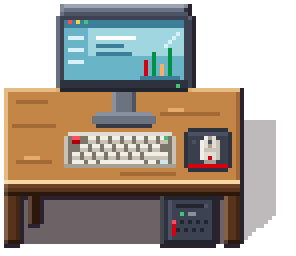
#> input picture pixel-art/sprites/desk/desk_front.png, 74 x 64 px, found by its file name (shown 4 times larger)
$ python filing.py
#> lines starting #> are read from the running program, lines starting #| are printed output that depends on the picture
### skill-pack/pixel-art-2d-office/scripts/kit.py
"""Shared sprite kit for the Gastron virtual office — 32px grid, top-down 3/4 view (not isometric).

Style contract (every sprite follows this):
  * camera looks down at ~3/4: objects show a lit TOP face and a darker FRONT face
  * light comes from the top-left; 1px dark outline (OL) around every silhouette
  * v2 (after ko.dll): dark outline only on the shade side; long sheared cast shadow to the right
  * 4-step colour ramps: [highlight, base, shade, deep]
"""
from pathlib import Path

import numpy as np
from PIL import Image

GRID = 32

# ------------------------------------------------------------- palette ----
OL = "#2b2230"
SHADOW = (40, 24, 30)
WOOD = ["#e2ad6c", "#c38646", "#a46a36", "#7a4a26"]          # desk top (lit plane, kept bright)
LIP = "#f6d8a4"                                              # cream highlight on the edge that faces the light
WOOD_F = ["#6e4226", "#58331c", "#432514", "#2c170b"]        # front faces: much darker than the top
METAL = ["#8a919e", "#6b7280", "#4f5562", "#363a44"]
PLASTIC = ["#4e5466", "#3d4252", "#2e323e", "#22252e"]       # monitor bezel, chair
FABRIC = ["#5a6072", "#474c5c", "#383c49", "#2a2d37"]        # chair cushion
SCREEN = ["#d7f1f6", "#9fd6e0", "#6ab4c8", "#3d7f98"]
KEY = ["#f2efe8", "#e2ddd2", "#c9c3b6", "#a8a193"]
RED = ["#ff4d5a", "#D70010", "#a8000c", "#78000a"]           # Gastron CI red
GREEN = ["#3fc47a", "#009143", "#006e33", "#004d24"]          # Gastron CI green
FLOOR = ["#d6bb90", "#ccb087", "#c3a67c", "#a98c64"]         # preview background only


def hx(c):
    return c if isinstance(c, tuple) else tuple(int(c[i:i + 2], 16) for i in (1, 3, 5))


class Sprite:
    """Transparent pixel canvas with helpers. Draw, then .finish() adds outline + shadow."""

    def __init__(self, w, h):
        self.w, self.h = w, h
        self.a = np.zeros((h, w, 4), np.uint8)
        self.casts = []                                           # floor footprints that throw shadow

    def cast(self, x0, y0, x1, y1, height):
        """Register a floor footprint (screen rect where the object meets the floor) and the
        object's height above it. finish() sweeps it toward the upper-right (light from the
        front-left) — so a long desk throws a long shadow along its whole depth."""
        self.casts.append((x0, y0, x1, y1, height))

    # ---- primitives
    def px(self, x, y, c):
        if 0 <= x < self.w and 0 <= y < self.h:
            self.a[int(y), int(x)] = list(hx(c)[:3]) + [255]

    def rect(self, x0, y0, x1, y1, c):
        """Filled rect, x1/y1 exclusive."""
        x0, y0, x1, y1 = max(0, x0), max(0, y0), min(self.w, x1), min(self.h, y1)
        if x1 > x0 and y1 > y0:
            self.a[y0:y1, x0:x1] = list(hx(c)[:3]) + [255]

    def hline(self, x0, x1, y, c):
        self.rect(x0, y, x1, y + 1, c)

    def vline(self, x, y0, y1, c):
        self.rect(x, y0, x + 1, y1, c)

    # [31 lines left out: functions rrect, disc, paste, not called in this run]

    # ---- finishing
    def finish(self, outline=True, shadow=True, shear=0.6, max_shift=14, rim=0.16, full_outline=False):
        """v2 finishing pass (style study of ko.dll's desk):
        * SELECTIVE OUTLINE — dark OL only on the bottom / right edges (the shade side);
          the top / left edges facing the light get no dark line, just a lightened rim pixel.
        * LONG CAST SHADOW — the silhouette sheared to the right in proportion to its height
          above the floor line (light from the upper-left), flat semi-transparent colour.
          The canvas grows to the right by up to `max_shift` px to hold it; the object itself
          keeps its position, so anchor sprites by their top-left / object bottom as before.
        """
        m = self.a[..., 3] == 255
        if outline:
            up = np.zeros_like(m); up[1:, :] = m[:-1, :]          # inside pixel directly above
            dn = np.zeros_like(m); dn[:-1, :] = m[1:, :]          # inside pixel directly below
            lf = np.zeros_like(m); lf[:, 1:] = m[:, :-1]
            rt = np.zeros_like(m); rt[:, :-1] = m[:, 1:]
            ring = (up | dn | lf | rt) & ~m
            lit_side = ring & (dn | rt) & ~(up | lf)              # sits above / left of the shape
            if rim:                                               # brighten the shape's lit edge instead
                edge = m & (~np.roll(m, 1, 0) | ~np.roll(m, 1, 1))
                edge[0, :] |= m[0, :]
                edge[:, 0] |= m[:, 0]
                rgb = self.a[edge, :3].astype(float)
                self.a[edge, :3] = (rgb + (255 - rgb) * rim).astype(np.uint8)
            self.a[ring if full_outline else ring & ~lit_side] = list(hx(OL)) + [255]
            m = self.a[..., 3] == 255
        if shadow and self.casts:
            kx, ky = shear, shear * 0.75
            pad = int(max(h for *_, h in self.casts) * kx) + 1
            big = np.zeros((self.h, self.w + pad, 4), np.uint8)
            big[:, :self.w] = self.a
            sh = np.zeros(big.shape[:2], bool)
            for x0, y0, x1, y1, hgt in self.casts:
                for t in range(hgt + 1):                          # sweep the footprint up to the object's height
                    dx, dy = int(round(t * kx)), int(round(t * ky))
                    ya, yb = max(0, y0 - dy), max(0, y1 - dy)
                    sh[ya:yb, max(0, x0 + dx):x1 + dx] = True
            sh &= big[..., 3] == 0
            big[sh] = list(SHADOW) + [int(255 * 0.30)]
            self.a, self.w = big, self.w + pad
        elif shadow:
            rows = np.where(m.any(axis=1))[0]
            floor = rows.max() if len(rows) else self.h - 1
            pad = max_shift
            big = np.zeros((self.h, self.w + pad, 4), np.uint8)
            big[:, :self.w] = self.a
            mb = np.zeros((self.h, self.w + pad), bool)
            mb[:, :self.w] = m
            sh = np.zeros_like(mb)
            for y in range(self.h):
                k = int(round((floor - y) * shear))
                if k > max_shift:                                 # tall parts (monitor, bottle) would
                    continue                                      # throw shadow onto thin air: cut it off
                if k > 0:
                    sh[y, k:] = mb[y, :-k]
                elif k == 0:
                    sh[y] = mb[y]
            sh &= big[..., 3] == 0
            big[sh] = list(SHADOW) + [int(255 * 0.30)]
            self.a, self.w = big, self.w + pad
        return self

    # [8 lines left out: function wall_shadow, not called in this run]

    def image(self):
        return Image.fromarray(self.a, "RGBA")

    # [4 lines left out: function save, not called in this run]


def floor_bg(w, h):
    """Wood-plank floor tile used only behind previews, so the sprite is judged in context."""
    bg = np.zeros((h, w, 4), np.uint8)
    for row, y in enumerate(range(0, h, 8)):
        x = -((row * 13) % 24)
        while x < w:
            ln = 24 + ((x * 7 + row * 11) % 3) * 8
            c = hx(FLOOR[(x + row) % 3])
            bg[y:y + 7, max(0, x):max(0, min(w, x + ln - 1))] = list(c) + [255]
            bg[y:y + 7, max(0, min(w, x + ln - 1)):max(0, min(w, x + ln))] = list(hx(FLOOR[3])) + [255]
            x += ln
        bg[min(h, y + 7):min(h, y + 8), :] = list(hx(FLOOR[3])) + [255]
    return Image.fromarray(bg, "RGBA")


# [29 lines left out: function preview, not called in this run]

### skill-pack/pixel-art-2d-office/scripts/filing.py
"""Sprite 10 — 4-drawer steel filing cabinet, 4 directions. Steep top-down camera, desk scale
(45 cm wide = 22 px, 60 cm deep = 19 px top face, 130 cm tall = 26 px front).

Top-down cues: big lit top with an in-tray of papers + a stapler on it; each drawer front has a
lit top lip; the 2nd drawer is pulled OUT, so we look down into it and see the hanging-folder tabs.

Direction = the way the DRAWERS face:
  filing_front.png  28x52  drawer fronts face the viewer
  filing_back.png   28x52  plain back panel
  filing_left.png   36x48  drawers face left (west): side panel, the open drawer pokes out west
  filing_right.png  36x48  drawers face right (east)
Anchor by the bottom-centre. Outputs in ./filing/ + filing-preview.png (desk for scale)
"""
from pathlib import Path

from PIL import Image

from kit import GREEN, PLASTIC, RED, Sprite, floor_bg

OUT = Path(__file__).parent / "filing"
OUT.mkdir(exist_ok=True)
STEEL = ["#e3e7ec", "#c4cad3", "#a3abb7", "#7e8693", "#5d6470"]
CHROME = ["#ffffff", "#c9ced6", "#7d8590"]
TABS = ["#f6d04d", RED[1], "#3f7fc8", GREEN[1], "#f59ab0"]


def in_tray(s, x, y):
    """Desk tray with paper (seen from above) + a stapler beside it."""
    s.rect(x, y, x + 10, y + 7, "#3a3e4b")
    s.rect(x + 1, y + 1, x + 9, y + 6, "#f4f1ea")
    s.hline(x + 1, x + 9, y + 1, "#ffffff")
    for k in (3, 5):
        s.hline(x + 2, x + 7, y + k, "#c9c4b8")
    s.rect(x, y + 7, x + 10, y + 8, "#262a35")                 # tray lip
    s.rect(x + 12, y + 2, x + 15, y + 7, RED[1])              # stapler
    s.vline(x + 12, y + 2, y + 7, RED[0])
    s.px(x + 13, y + 3, "#ffffff")


def top_face(s, x0, x1, y0, y1, tray_at):
    s.rect(x0, y0, x1, y1, STEEL[0])
    s.hline(x0, x1, y0, "#ffffff")
    s.vline(x0, y0, y1, "#ffffff")
    s.vline(x1 - 1, y0 + 1, y1, STEEL[1])
    s.hline(x0, x1, y1 - 1, "#ffffff")                        # near edge catches the light
    if tray_at:
        in_tray(s, *tray_at)


def handle(s, cx, y):
    s.rect(cx - 2, y - 2, cx + 2, y, "#f4f1ea")               # label card holder
    s.hline(cx - 2, cx + 2, y - 2, STEEL[3])
    s.rect(cx - 3, y + 1, cx + 3, y + 2, CHROME[1])           # pull handle
    s.hline(cx - 3, cx + 3, y + 2, CHROME[2])


# ================================================================ front ===
X0, X1 = 2, 24
TOP0, TOP1 = 4, 23
FR1 = 49
DRAWERS = [23, 29, 35, 41]                                    # drawer tops; each 6 px tall


def draw_front():
    s = Sprite(28, 52)
    s.rect(X0, TOP1, X1, FR1, STEEL[2])                       # cabinet front (vertical, in shade)
    s.vline(X0, TOP1, FR1, STEEL[1])
    s.vline(X1 - 1, TOP1, FR1, STEEL[4])
    s.rect(X0 + 1, FR1 - 2, X1 - 1, FR1, STEEL[4])            # plinth
    cx = (X0 + X1) // 2
    for i, y in enumerate(DRAWERS):
        if i == 1:
            continue
        s.hline(X0 + 1, X1 - 1, y, STEEL[1])                  # drawer's lit top lip
        s.hline(X0 + 1, X1 - 1, y + 5, STEEL[3])              # gap under it
        handle(s, cx, y + 3)
    top_face(s, X0, X1, TOP0, TOP1, (X0 + 2, TOP0 + 4))
    # the open drawer: pulled 6 px toward us — top (folders, seen from above) + its own front
    y = DRAWERS[1]
    s.rect(X0 + 1, y, X1 - 1, y + 6, STEEL[3])                # dark slot behind it
    s.rect(X0 + 1, y + 1, X1 - 1, y + 7, STEEL[4])            # drawer side walls / inside
    s.rect(X0 + 2, y + 1, X1 - 2, y + 7, "#e8e2d4")           # hanging folders, top view
    for k, tx in enumerate(range(X0 + 3, X1 - 3, 3)):
        s.vline(tx, y + 1, y + 7, "#c9c4b8")                  # folder edges
        s.rect(tx, y + 1 + (k % 2), tx + 2, y + 2 + (k % 2), TABS[k % len(TABS)])  # tabs
    s.rect(X0, y + 7, X1, y + 13, STEEL[1])                   # open drawer front (nearer -> lower)
    s.hline(X0, X1, y + 7, STEEL[0])                          # its lit top lip
    s.hline(X0, X1, y + 12, STEEL[4])
    handle(s, cx, y + 10)
    s.cast(X0, TOP0 + (FR1 - TOP1), X1, FR1, FR1 - TOP1)
    return s.finish()


def draw_back():
    s = Sprite(28, 52)
    s.rect(X0, TOP1, X1, FR1, STEEL[2])
    s.vline(X0, TOP1, FR1, STEEL[1])
    s.vline(X1 - 1, TOP1, FR1, STEEL[4])
    for y in range(TOP1 + 4, FR1 - 4, 5):                     # pressed stiffening ribs
        s.hline(X0 + 3, X1 - 3, y, STEEL[3])
    s.rect(X0 + 1, FR1 - 2, X1 - 1, FR1, STEEL[4])
    s.rect(X1 - 9, TOP1 + 3, X1 - 3, TOP1 + 7, "#f4f1ea")     # spec sticker
    s.px(X1 - 8, TOP1 + 4, RED[1])
    top_face(s, X0, X1, TOP0, TOP1, (X1 - 18, TOP0 + 4))
    s.cast(X0, TOP0 + (FR1 - TOP1), X1, FR1, FR1 - TOP1)
    return s.finish()


# ================================================================= side ===
SX0, SX1 = 5, 31                                              # 26 px: the cabinet depth (room either side for the open drawer)
STOP0, STOP1 = 4, 22                                          # 18 px: its width x0.8
SFR1 = 48


def draw_side(drawers_east):
#> called with drawers_east = False
    s = Sprite(36, 48)
    X = (lambda a, b: (a, b)) if drawers_east else (lambda a, b: (SX0 + SX1 - b, SX0 + SX1 - a))
    s.rect(SX0, STOP1, SX1, SFR1, STEEL[2])                   # side panel
    s.vline(SX0, STOP1, SFR1, STEEL[1])
    s.vline(SX1 - 1, STOP1, SFR1, STEEL[4])
    pa, pb = X(SX0 + 4, SX1 - 8)
    for y in range(STOP1 + 5, SFR1 - 4, 7):                   # pressed panel lines
        s.hline(pa, pb, y, STEEL[3])
    s.rect(SX0 + 1, SFR1 - 2, SX1 - 1, SFR1, STEEL[4])
    ea, eb = X(SX1 - 2, SX1)                                  # drawer fronts seen edge-on
    s.rect(ea, STOP1, eb, SFR1 - 2, STEEL[1])
    for y in DRAWERS[2:] + [DRAWERS[0]]:
        s.hline(ea, eb, y - 1, STEEL[4])
    top_face(s, SX0, SX1, STOP0, STOP1, None)
    ta = X(SX0 + 5, SX0 + 15)[0]
    in_tray(s, ta, STOP0 + 5)
    # open drawer sticking out of the drawer side
    oa, ob = X(SX1, SX1 + 4)
    s.rect(oa, 28, ob, 30, "#e8e2d4")                         # folders seen from above
    for k, x in enumerate(range(oa, ob)):
        s.px(x, 28, TABS[k % len(TABS)])
    s.rect(oa, 30, ob, 35, STEEL[1])                          # drawer side wall
    s.hline(oa, ob, 30, STEEL[0])
    s.hline(oa, ob, 34, STEEL[4])
    s.cast(SX0, STOP0 + (SFR1 - STOP1), SX1, SFR1, SFR1 - STOP1)
    return s.finish()


if __name__ == "__main__":
    views = {"front": draw_front(), "back": draw_back(), "left": draw_side(False), "right": draw_side(True)}
    for k, v in views.items():
        v.image().save(OUT / f"filing_{k}.png")
#> this loop made 4 passes
#> pass 1, `v.image().save(OUT / f"filing_{k}.png")`:
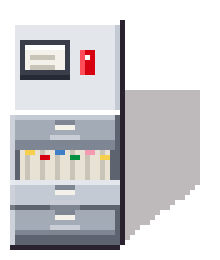
#> saved as filing_front.png: PIL image 44x52 RGBA (shown 5 times larger); mean R, G, B, A 89.2, 86.6, 90.1, 130; transparent parts drawn white
#> pass 2, `v.image().save(OUT / f"filing_{k}.png")`:
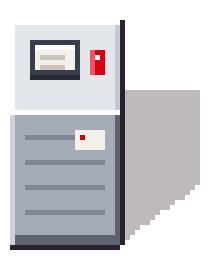
#> saved as filing_back.png: PIL image 44x52 RGBA (shown 5 times larger); mean R, G, B, A 85.9, 84.1, 89, 130; transparent parts drawn white
    desk = Image.open(Path(__file__).parent / "desk" / "desk_front.png")
#> desk is the input picture: PIL image 74x64 RGBA; mean R, G, B, A 82.5, 72.5, 62.9, 163.7
    items = [views[k].image() for k in ("front", "back", "left", "right")] + [desk]
#> items = 5 items
    gap = 8
    H = max(i.height for i in items) + 2 * gap
#> H = 80
    W = sum(i.width for i in items) + gap * (len(items) + 1)
#> W = 314
    scene = floor_bg(W, H)
#> after the loop in floor_bg, `for row, y in enumerate(range(0, h, 8)):`:
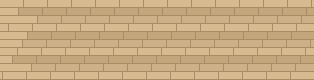
#> bg: shape (80, 314, 4); mean of channels 0, 1, 2, 3 200, 172, 130.2, 255; drawn as R, G, B
    x = gap
    for im in items:
        scene.alpha_composite(im, (x, H - gap - im.height))
        x += im.width + gap
#> this loop made 5 passes
#> x on passes 1 to 5: 60, 112, 172, 232, 314
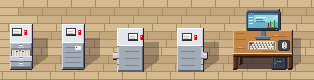
#> scene: PIL image 314x80 RGBA; mean R, G, B, A 184.3, 163.6, 134.8, 255
#> after the loop, x = 314
    scene.convert("RGB").resize((W * 7, H * 7), Image.NEAREST).save(OUT / "filing-preview.png")
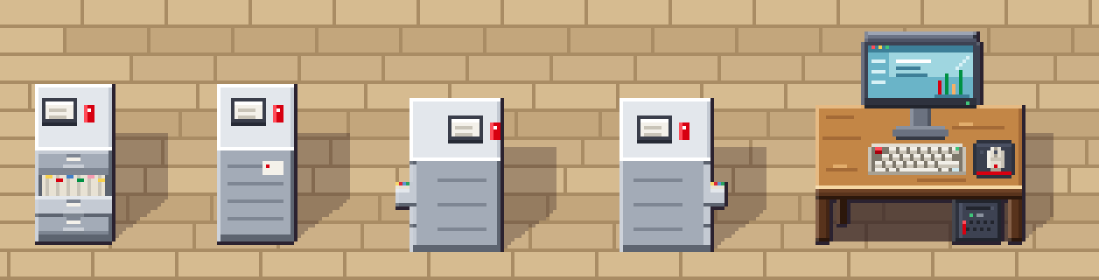
#> saved as filing-preview.png: PIL image 2198x560 RGB (shown at 1/2 size); mean R, G, B 184.3, 163.6, 134.8
    print("ok")
